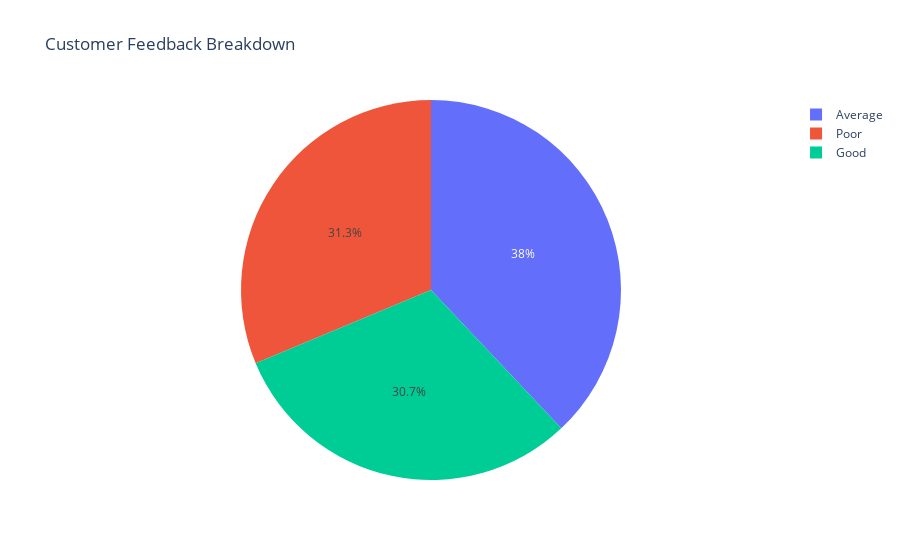

The cell this chart's notebook holds for it:
### Code cell
fig = px.pie(feedback, 
             names='Customer Feedback', 
             values='Count', 
             title="Customer Feedback Breakdown")

fig.show()

### Figure 1 — Plotly figure (JSON) as saved in the notebook; plotly's stock layout.template omitted (floating-point values rounded to 4 significant figures)
{"data": [{"domain": {"x": [0, 1], "y": [0, 1]}, "hovertemplate": "Customer Feedback=%{label}<br>Count=%{value}<extra></extra>", "labels": ["Average", "Good", "Poor"], "legendgroup": "", "name": "", "showlegend": true, "type": "pie", "values": [455729, 368753, 375518]}], "layout": {"legend": {"tracegroupgap": 0}, "title": {"text": "Customer Feedback Breakdown"}}}
